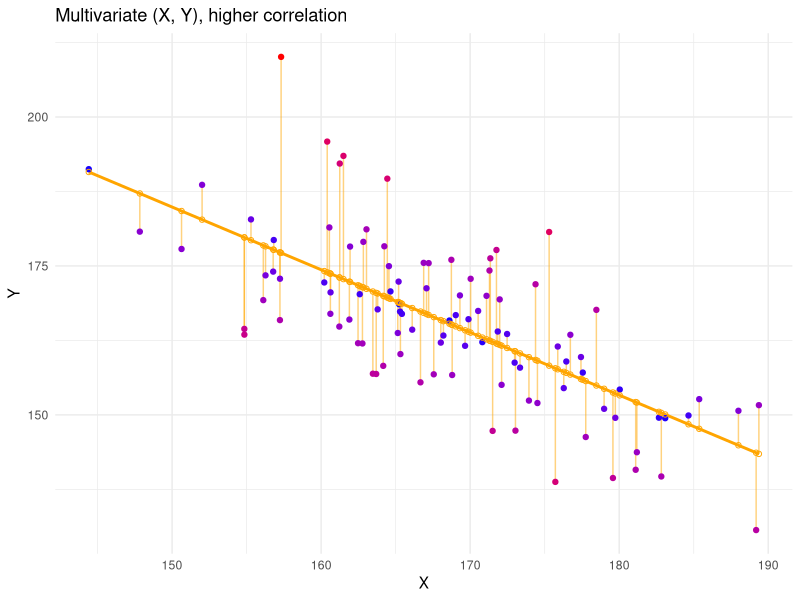
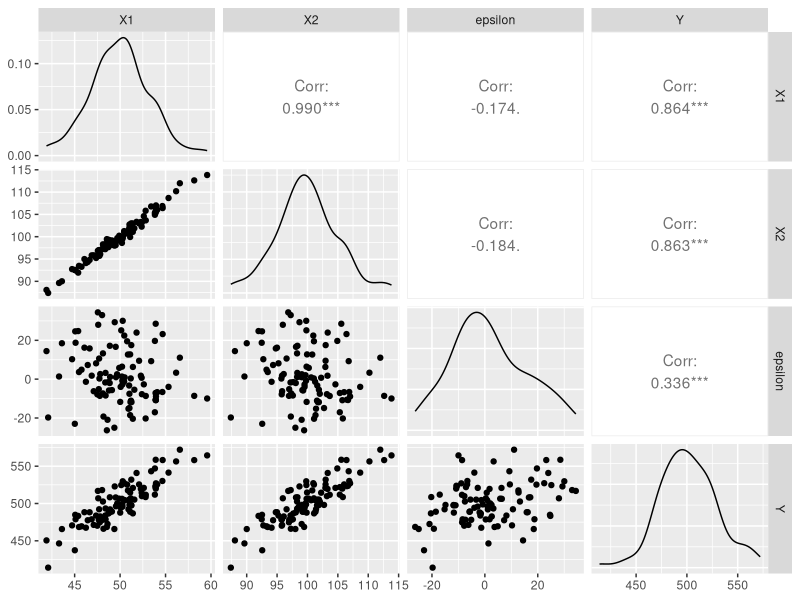

These figures' R source, in order: (Note: this script raises an error after producing the figures.)
## ---- chunk 1
library(magrittr) # pipes
library(dplyr)    # data manipulation
library(ggplot2)  # plotting
library(GGally)   # ggplot's friend
library(mice)     # boys data
library(mvtnorm)  # multivariate normal fun
library(glmnet)   # penalized regression
library(plotmo)   # informative plots
## ---- chunk 2
set.seed(123)
plotdata2 <- data.frame(X = rnorm(100, 167.5, 10)) %>%
  mutate(Y = rnorm(100, 0, 10) - X + 335)

fit <- plotdata2 %$%
  lm(Y~X)

 plotdata2 %>%
   mutate(predicted = predict(fit),
          residuals = residuals(fit)) %>%
  ggplot(aes(X, Y)) +
  geom_smooth(method = "lm", se = FALSE, color = "orange") +
  geom_segment(aes(xend = X, yend = predicted), color = "orange", alpha = .5) +
  geom_point(aes(color = abs(residuals))) + 
  scale_color_continuous(low = "blue", high = "red") +  
  guides(color = FALSE) +  
  geom_point(aes(y = predicted), shape = 1, color = "orange") +
  ggtitle("Multivariate (X, Y), higher correlation") +
  theme_minimal()
## ---- chunk 3
set.seed(123)
model.matrix(age ~ hgt + wgt + bmi + hc + reg, data = mice::boys)[sample(1:748, 6), ]
## ---- chunk 4
set.seed(123) # to allow reproduction
data <- rmvnorm(100, 
                mean = c(50, 100),
                sigma = matrix(c(14, 21, 21, 32), nrow = 2, ncol = 2)) %>% 
  set_colnames(c("X1", "X2")) %>% 
  as_tibble() %>% 
  mutate(epsilon = rnorm(100, mean = 0, sd = 15), 
         Y =  2 * X1 + 4* X2 + epsilon)

var(data)
colMeans(data)
## ---- chunk 5
data %>% 
  ggpairs() # from GGally
## ---- chunk 6
Y <- data$Y %>% as.matrix
X <- data %>% select(X1, X2) %>% as.matrix %>% cbind(1, .)
solve(t(X) %*% X) %*% t(X) %*% Y
## ---- chunk 7
Y <- data$Y %>% as.matrix
X <- data %>% select(X1) %>% as.matrix %>% cbind(1, .)
solve(t(X) %*% X) %*% t(X) %*% Y
## ---- chunk 8
data %$% lm(Y ~ X1 + X2) %>% summary
## ---- chunk 9
data %$% glm(Y ~ X1 + X2, family = gaussian(link = "identity")) %>% summary
## ---- chunk 10
data %$% lm(Y ~ X1 + X2) %>% summary %>% list(coef = .$coefficients, R2 = .$r.squared) %>% .[-1]
## ---- chunk 11
data %$% lm(Y ~ X1) %>% summary %>% list(coef = .$coefficients, R2 = .$r.squared) %>% .[-1]
## ---- chunk 12
mammalsleep %>% select(sws, ps, ts) %>% 
  tail()
## ---- chunk 13
X <- mammalsleep %>% select(sws, ps, ts) %>% na.omit() %>% as.matrix()
solve(t(X) %*% X)
## ---- chunk 14
solve(t(X[, -3]) %*% X[, -3])
## ---- chunk 15
matrix(c(2, 3, 5, 7.5), 2, 2) %>% solve()
matrix(c(2, 3, 5, 7.5), 2, 2) %>% eigen() %>% .$values
## ---- chunk 16
Y <- data$Y %>% as.matrix
X <- data %>% select(X1, X2) %>% as.matrix %>% cbind(1, .)
## ---- chunk 17
lm(Y ~ X1 + X2, data = data) %>% coef
glmnet(x=X[,-1], y=Y, family = gaussian, alpha = 0, lambda = 0, thresh=1e-17) %>% coef %>% t()
MASS::lm.ridge(Y ~ X1 + X2, data = data, lambda = 0)
## ---- chunk 18
lm(Y ~ X1 + X2, data = data) %>% coef
glmnet(x=X[,-1], y=Y, family = gaussian, alpha = 0, lambda = 1) %>% coef %>% t()
## ---- chunk 19
fit <- cv.glmnet(X, Y, alpha = 0, nfolds = 5)
fit
fit %>% coef(s = c(2.399, 12.804))
## ---- chunk 20
plot(fit)
## ---- chunk 21
glmnet(X, Y, alpha = 0) %>% plot_glmnet(s = fit$lambda.min) # from plotmo
